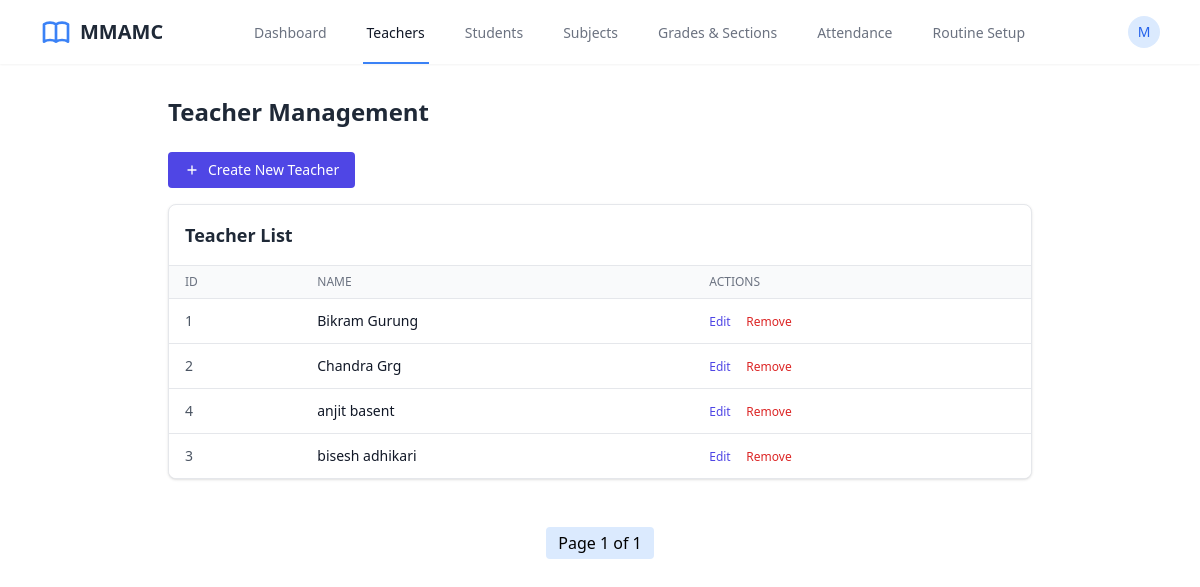
The app's page /teachers/ (signed in), older data.
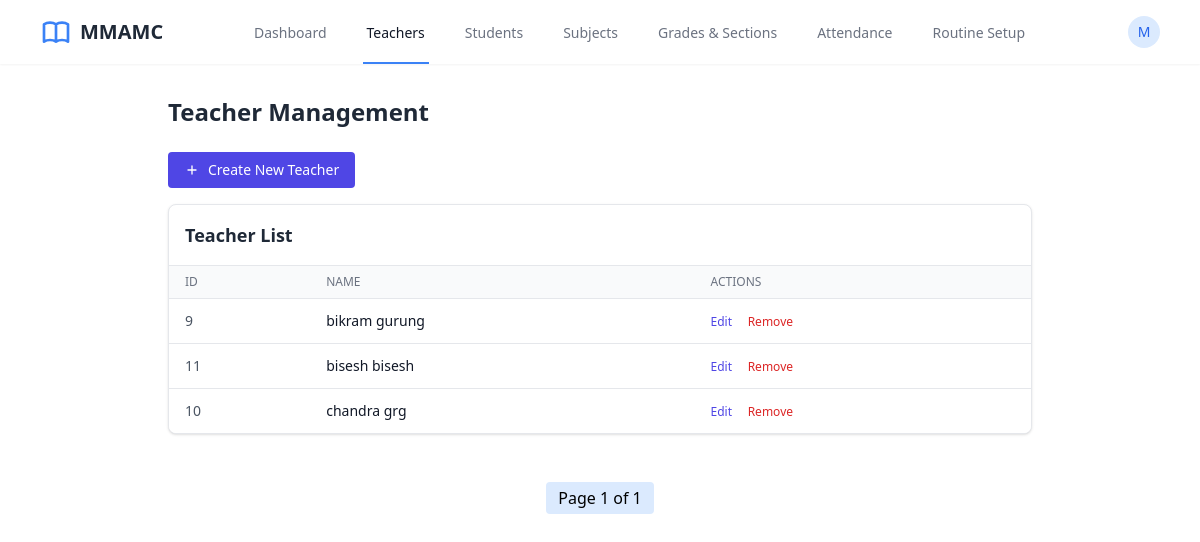
The same page, newer data.
### users/models.py (models this page shows, shortened)
class CustomUser(AbstractUser):
    school = models.ForeignKey(School, on_delete=models.CASCADE, null=True, blank=True)
    is_school_admin = models.BooleanField(default=False)
    is_teacher = models.BooleanField(default=False)
    is_student = models.BooleanField(default=False)

class School(models.Model):
    name = models.CharField(max_length=100, unique=True)
    created_at = models.DateTimeField(auto_now_add=True)

### school/models.py (models this page shows, shortened)
class TeacherProfile(models.Model):
    user = models.OneToOneField(settings.AUTH_USER_MODEL, on_delete=models.CASCADE)
    school = models.ForeignKey(School, on_delete=models.CASCADE)
    grade = models.ForeignKey(
        Grade,
        on_delete=models.SET_NULL,
        null=True,
        blank=True
    )
    section = models.OneToOneField(
        Section,
        on_delete=models.SET_NULL,
        null=True,
        blank=True
    )
    subjects = models.CharField(max_length=255, blank=True)

### dashboard/views.py (the view)
# urls.py: path('teachers/', teachers_view, name='teachers'),
def teachers_view(request):
    if not request.user.is_staff and not request.user.is_school_admin:
        return HttpResponseForbidden("You are not authorized to access this page.")
    school = request.user.school
    grades = Grade.objects.filter(school=school).order_by('grade_number')
    sections = Section.objects.filter(school=school).order_by('name')
    subjects = Subjects.objects.filter(school=school).order_by('id')
    all_teachers = TeacherProfile.objects.filter(school=school).order_by('user__first_name')
    sections_by_grade = {}
    for grade in grades:
        sections_by_grade[grade.id] = [
            {'id': section.id, 'name': section.name}
            for section in sections.filter(grade=grade)
        ]
    paginator = Paginator(all_teachers, 6)  # Show 10 teachers per page
    page_number = request.GET.get('page')
    page_obj = paginator.get_page(page_number)
    context = {
        'grades': grades,
        'sections': sections,  # All sections for initial load
        'sections_by_grade': json.dumps(sections_by_grade),
        'teachers': page_obj,
        'subjects': subjects,
        'all_teachers': all_teachers,
    }
    return render(request, 'dashboard/school_dashboard/teachers_page.html', context)

### dashboard/templates/dashboard/school_dashboard/teachers_page.html (shortened to what this page needs)
{% extends "dashboard/base.html" %}
{% block content %}
<div class="container mx-auto px-4 py-8 max-w-4xl">
    <h1 class="text-2xl font-bold text-gray-800 mb-6">Teacher Management</h1>
    <div class="flex flex-col sm:flex-row gap-4 mb-4">
        <button id="toggleFormBtn" class="flex items-center text-sm bg-indigo-600 text-white px-4 py-2 rounded hover:bg-indigo-700 transition">
            <svg id="toggleIcon" class="w-4 h-4 mr-2" fill="none" stroke="currentColor" viewBox="0 0 24 24" xmlns="http://www.w3.org/2000/svg">
                <path stroke-linecap="round" stroke-linejoin="round" stroke-width="2" d="M12 6v6m0 0v6m0-6h6m-6 0H6"></path>
            </svg>
            Create New Teacher
        </button>
    </div>
    <div class="bg-white rounded-lg shadow overflow-hidden border border-gray-200">
        <div class="p-4 border-b border-gray-200">
            <h2 class="text-lg font-semibold text-gray-800">Teacher List</h2>
        </div>
        <div class="overflow-x-auto">
            <table class="min-w-full divide-y divide-gray-200">
                <thead class="bg-gray-50">
                    <tr>
                        <th scope="col" class="px-4 py-2 text-left text-xs font-medium text-gray-500 uppercase">ID</th>
                        <th scope="col" class="px-4 py-2 text-left text-xs font-medium text-gray-500 uppercase">Name</th>
                        <th scope="col" class="px-4 py-2 text-left text-xs font-medium text-gray-500 uppercase">Actions</th>
                    </tr>
                </thead>
                <tbody class="bg-white divide-y divide-gray-200">
                    {% for teacher in teachers %}
                    <tr data-teacher-id="{{ teacher.user.id }}" id="teacher-row-{{ teacher.user.id }}">
                        <td class="px-4 py-3 whitespace-nowrap text-sm text-gray-600">{{ teacher.id }}</td>
                        <td class="px-4 py-3 whitespace-nowrap text-sm font-medium text-gray-900">
                            <span class="view-mode">{{ teacher.user.first_name }} {{ teacher.user.last_name }}</span>
                        </td>
                        <td class="px-4 py-3 whitespace-nowrap text-sm font-medium">
                            <div class="view-mode">
                                <button class="edit-row-btn text-indigo-600 hover:text-indigo-900 mr-3 text-xs">Edit</button>
                                <form action="{% url 'delete_teacher' teacher.user.id %}" method="POST" class="inline">
                                    <button type="submit" class="text-red-600 hover:text-red-900 text-xs"
                                            onclick="return confirm('Are you sure you want to delete this teacher?')">
                                        Remove
                                    </button>
                                </form>
                            </div>
                        </td>
                    </tr>
                    {% endfor %}
                </tbody>
            </table>
        </div>
    </div>
</div>
<div class="mt-4 flex justify-center gap-2">
  <span class="px-3 py-1 bg-blue-100 rounded">Page {{ teachers.number }} of {{ teachers.paginator.num_pages }}</span>
</div>
{% endblock %}

### dashboard/templates/dashboard/base.html (shortened to what this page needs)
<!DOCTYPE html>
<html lang="en">
<head>
    <script src="https://cdn.tailwindcss.com"></script>
</head>
<body>
    {% block navbar %}
        {% include "dashboard/navbar.html" %}
    {% endblock %}
    {% block content %}{% endblock %}
</body>
</html>

### dashboard/templates/dashboard/navbar.html (shortened to what this page needs)
<nav class="bg-white shadow-sm">
  <div class="max-w-8xl mx-auto px-10">
    <div class="flex justify-between h-16">
      <div class="flex items-center">
        {% if request.user.is_school_admin %}
        <div class="flex-shrink-0 flex items-center">
          <span class="ml-2 text-xl font-bold text-gray-800">{{ request.user.school.name }}</span>
        </div>
        {% endif %}
      </div>
     <div class="hidden sm:ml-6 sm:flex sm:space-x-8">
      {% if request.user.is_school_admin %}
      <a href="{% url 'school_admin_dashboard' %}"
        class="{% if request.resolver_match.url_name == 'school_admin_dashboard' %}border-blue-500 text-gray-900{% else %}border-transparent text-gray-500 hover:border-gray-300 hover:text-gray-700{% endif %} inline-flex items-center px-1 pt-1 border-b-2 text-sm font-medium">
        Dashboard
      </a>
      <a href="{% url 'teachers' %}"
        class="{% if request.resolver_match.url_name == 'teachers' %}border-blue-500 text-gray-900{% else %}border-transparent text-gray-500 hover:border-gray-300 hover:text-gray-700{% endif %} inline-flex items-center px-1 pt-1 border-b-2 text-sm font-medium">
        Teachers
      </a>
      <a href="{% url 'students' %}"
        class="{% if request.resolver_match.url_name == 'students' %}border-blue-500 text-gray-900{% else %}border-transparent text-gray-500 hover:border-gray-300 hover:text-gray-700{% endif %} inline-flex items-center px-1 pt-1 border-b-2 text-sm font-medium">
        Students
      </a>
      <a href="{% url 'subjects' %}"
        class="{% if request.resolver_match.url_name == 'subjects' %}border-blue-500 text-gray-900{% else %}border-transparent text-gray-500 hover:border-gray-300 hover:text-gray-700{% endif %} inline-flex items-center px-1 pt-1 border-b-2 text-sm font-medium">
        Subjects
      </a>
      <a href="{% url 'grades' %}"
        class="{% if request.resolver_match.url_name == 'grades' %}border-blue-500 text-gray-900{% else %}border-transparent text-gray-500 hover:border-gray-300 hover:text-gray-700{% endif %} inline-flex items-center px-1 pt-1 border-b-2 text-sm font-medium">
        Grades & Sections
      </a>
      <a href="{% url 'overall_attendance' %}"
        class="{% if request.resolver_match.url_name == 'attendance' %}border-blue-500 text-gray-900{% else %}border-transparent text-gray-500 hover:border-gray-300 hover:text-gray-700{% endif %} inline-flex items-center px-1 pt-1 border-b-2 text-sm font-medium">
        Attendance
      </a>
      <a href="{% url 'routine_setup' %}"
        class="{% if request.resolver_match.url_name == 'routine_setup' %}border-blue-500 text-gray-900{% else %}border-transparent text-gray-500 hover:border-gray-300 hover:text-gray-700{% endif %} inline-flex items-center px-1 pt-1 border-b-2 text-sm font-medium">
        Routine Setup
      </a>
      {% endif %}
    </div>
<div class="hidden sm:ml-6 sm:flex sm:items-center">
  <div class="ml-3 relative">
    <div>
      <button type="button" class="bg-white rounded-full flex text-sm focus:outline-none focus:ring-2 focus:ring-offset-2 focus:ring-blue-500" id="user-menu-button" aria-expanded="false" aria-haspopup="true">
        <div class="h-8 w-8 rounded-full bg-blue-100 flex items-center justify-center text-blue-600 font-medium">
          {{ request.user.school.name|first }}
        </div>
      </button>
    </div>
  </div>
</div>
    </div>
  </div>
</nav>

Row changes from the older to the newer data that the page shows:
removed TeacherProfile: id "1", user.first_name "Bikram", user.last_name "Gurung"
removed TeacherProfile: id "2", user.first_name "Chandra", user.last_name "Grg"
removed TeacherProfile: id "4", user.first_name "anjit", user.last_name "basent"
removed TeacherProfile: id "3", user.first_name "bisesh", user.last_name "adhikari"
added TeacherProfile: id "9", user.first_name "bikram", user.last_name "gurung"
added TeacherProfile: id "11", user.first_name "bisesh", user.last_name "bisesh"
added TeacherProfile: id "10", user.first_name "chandra", user.last_name "grg"
